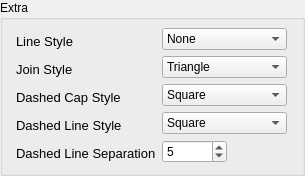
               <widget class="QGroupBox" name="pg_2_errorbar_extra_settings">
                <property name="title">
                 <string>Extra</string>
                </property>
                <layout class="QGridLayout" name="gridLayout_23">
                 <property name="leftMargin">
                  <number>13</number>
                 </property>
                 <property name="topMargin">
                  <number>8</number>
                 </property>
                 <property name="rightMargin">
                  <number>8</number>
                 </property>
                 <property name="bottomMargin">
                  <number>10</number>
                 </property>
                 <item row="6" column="1">
                  <widget class="QComboBox" name="pg_2_errorbar_dashed_line_style_combobox">
                   <property name="sizePolicy">
                    <sizepolicy hsizetype="Preferred" vsizetype="Minimum">
                     <horstretch>0</horstretch>
                     <verstretch>0</verstretch>
                    </sizepolicy>
                   </property>
                   <item>
                    <property name="text">
                     <string>Square</string>
                    </property>
                   </item>
                   <item>
                    <property name="text">
                     <string>Round</string>
                    </property>
                   </item>
                   <item>
                    <property name="text">
                     <string>E. Square</string>
                    </property>
                   </item>
                  </widget>
                 </item>
                 <item row="7" column="0">
                  <widget class="QLabel" name="pg_2_errorbar_dashed_line_separation_label">
                   <property name="minimumSize">
                    <size>
                     <width>0</width>
                     <height>20</height>
                    </size>
                   </property>
                   <property name="maximumSize">
                    <size>
                     <width>16777215</width>
                     <height>10</height>
                    </size>
                   </property>
                   <property name="font">
                    <font>
                     <pointsize>10</pointsize>
                    </font>
                   </property>
                   <property name="text">
                    <string>Dashed Line Separation</string>
                   </property>
                   <property name="alignment">
                    <set>Qt::AlignLeading|Qt::AlignLeft|Qt::AlignTop</set>
                   </property>
                  </widget>
                 </item>
                 <item row="7" column="1">
                  <widget class="QSpinBox" name="pg_2_errorbar_dashed_line_separation_combobox">
                   <property name="maximumSize">
                    <size>
                     <width>65</width>
                     <height>16777215</height>
                    </size>
                   </property>
                   <property name="minimum">
                    <number>1</number>
                   </property>
                   <property name="maximum">
                    <number>10000</number>
                   </property>
                   <property name="value">
                    <number>5</number>
                   </property>
                  </widget>
                 </item>
                 <item row="1" column="0">
                  <widget class="QLabel" name="pg_2_errorbar_join_style_label">
                   <property name="minimumSize">
                    <size>
                     <width>0</width>
                     <height>20</height>
                    </size>
                   </property>
                   <property name="maximumSize">
                    <size>
                     <width>16777215</width>
                     <height>10</height>
                    </size>
                   </property>
                   <property name="font">
                    <font>
                     <pointsize>10</pointsize>
                    </font>
                   </property>
                   <property name="text">
                    <string>Join Style</string>
                   </property>
                   <property name="alignment">
                    <set>Qt::AlignLeading|Qt::AlignLeft|Qt::AlignTop</set>
                   </property>
                  </widget>
                 </item>
                 <item row="1" column="1">
                  <widget class="QComboBox" name="pg_2_errorbar_join_style_combobox">
                   <property name="sizePolicy">
                    <sizepolicy hsizetype="Preferred" vsizetype="Minimum">
                     <horstretch>0</horstretch>
                     <verstretch>0</verstretch>
                    </sizepolicy>
                   </property>
                   <item>
                    <property name="text">
                     <string>Triangle</string>
                    </property>
                   </item>
                   <item>
                    <property name="text">
                     <string>Round</string>
                    </property>
                   </item>
                   <item>
                    <property name="text">
                     <string>Bevel</string>
                    </property>
                   </item>
                  </widget>
                 </item>
                 <item row="5" column="0">
                  <widget class="QLabel" name="pg_2_errorbar_dashed_cap_style_label">
                   <property name="minimumSize">
                    <size>
                     <width>0</width>
                     <height>20</height>
                    </size>
                   </property>
                   <property name="maximumSize">
                    <size>
                     <width>16777215</width>
                     <height>10</height>
                    </size>
                   </property>
                   <property name="font">
                    <font>
                     <pointsize>10</pointsize>
                    </font>
                   </property>
                   <property name="text">
                    <string>Dashed Cap Style</string>
                   </property>
                   <property name="alignment">
                    <set>Qt::AlignLeading|Qt::AlignLeft|Qt::AlignTop</set>
                   </property>
                  </widget>
                 </item>
                 <item row="0" column="1">
                  <widget class="QComboBox" name="pg_2_errorbar_line_style_combobox">
                   <property name="sizePolicy">
                    <sizepolicy hsizetype="Preferred" vsizetype="Minimum">
                     <horstretch>0</horstretch>
                     <verstretch>0</verstretch>
                    </sizepolicy>
                   </property>
                   <property name="minimumSize">
                    <size>
                     <width>80</width>
                     <height>0</height>
                    </size>
                   </property>
                   <item>
                    <property name="text">
                     <string>None</string>
                    </property>
                   </item>
                   <item>
                    <property name="text">
                     <string>-</string>
                    </property>
                   </item>
                   <item>
                    <property name="text">
                     <string>--</string>
                    </property>
                   </item>
                   <item>
                    <property name="text">
                     <string>-.</string>
                    </property>
                   </item>
                   <item>
                    <property name="text">
                     <string>:</string>
                    </property>
                   </item>
                   <item>
                    <property name="text">
                     <string>...</string>
                    </property>
                   </item>
                  </widget>
                 </item>
                 <item row="5" column="1">
                  <widget class="QComboBox" name="pg_2_errorbar_dashed_cap_style_combobox">
                   <property name="sizePolicy">
                    <sizepolicy hsizetype="Preferred" vsizetype="Minimum">
                     <horstretch>0</horstretch>
                     <verstretch>0</verstretch>
                    </sizepolicy>
                   </property>
                   <item>
                    <property name="text">
                     <string>Square</string>
                    </property>
                   </item>
                   <item>
                    <property name="text">
                     <string>Round</string>
                    </property>
                   </item>
                   <item>
                    <property name="text">
                     <string>Extended Square</string>
                    </property>
                   </item>
                  </widget>
                 </item>
                 <item row="6" column="0">
                  <widget class="QLabel" name="pg_2_errorbar_dashed_line_style_label">
                   <property name="minimumSize">
                    <size>
                     <width>0</width>
                     <height>20</height>
                    </size>
                   </property>
                   <property name="maximumSize">
                    <size>
                     <width>16777215</width>
                     <height>10</height>
                    </size>
                   </property>
                   <property name="font">
                    <font>
                     <pointsize>10</pointsize>
                    </font>
                   </property>
                   <property name="text">
                    <string>Dashed Line Style</string>
                   </property>
                   <property name="alignment">
                    <set>Qt::AlignLeading|Qt::AlignLeft|Qt::AlignTop</set>
                   </property>
                  </widget>
                 </item>
                 <item row="0" column="0">
                  <widget class="QLabel" name="pg_2_errorbar_line_style_label">
                   <property name="minimumSize">
                    <size>
                     <width>0</width>
                     <height>20</height>
                    </size>
                   </property>
                   <property name="maximumSize">
                    <size>
                     <width>16777215</width>
                     <height>10</height>
                    </size>
                   </property>
                   <property name="font">
                    <font>
                     <pointsize>10</pointsize>
                    </font>
                   </property>
                   <property name="text">
                    <string>Line Style</string>
                   </property>
                   <property name="alignment">
                    <set>Qt::AlignLeading|Qt::AlignLeft|Qt::AlignTop</set>
                   </property>
                  </widget>
                 </item>
                 <item row="1" column="2">
                  <spacer name="pg_2_horizontalSpacer_6">
                   <property name="orientation">
                    <enum>Qt::Horizontal</enum>
                   </property>
                   <property name="sizeHint" stdset="0">
                    <size>
                     <width>7</width>
                     <height>3</height>
                    </size>
                   </property>
                  </spacer>
                 </item>
                </layout>
               </widget>
